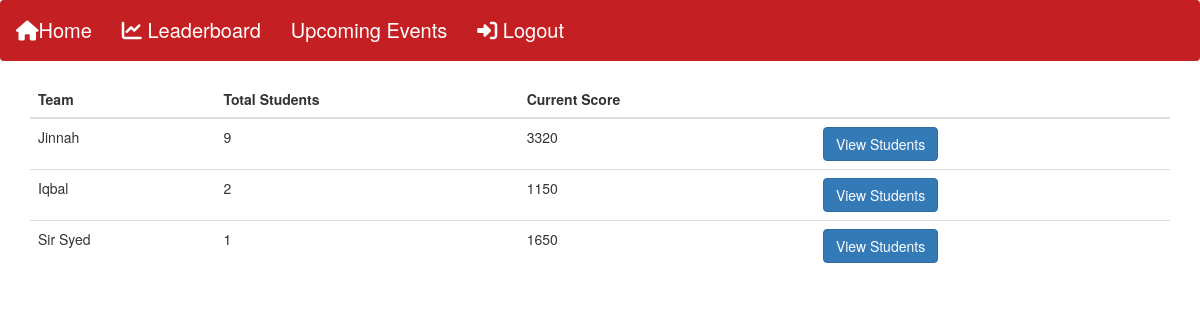
/index.php (signed in), run on the app's committed database.
### tables this page shows
CREATE TABLE `teams` (
  `id` int(10) UNSIGNED NOT NULL,
  `name` varchar(191) NOT NULL,
  `background` varchar(191) DEFAULT '1A7D0E',
  `background_hover` varchar(191) DEFAULT '224FD6',
  `status` tinyint(1) DEFAULT 1
);

### functions.php (called while the page is built, shortened)
<?php
class web {
	public function getTeams()
    {
		global $db;
		$result = $db->query("SELECT * FROM teams");
		if ($result->num_rows > 0) {
			$data = [];
			while($row = $result->fetch_assoc()) {
				$data[] = $row;
			}
			return $data;
		} else {
		  return "0 results";
		}
    }
	public function totalScoreByStudentsOfTeam($id)
    {
		global $db;
		$result = $db->query("SELECT * FROM student_scores WHERE team_id = ".$id."");
		if ($result->num_rows > 0) {
			$qty= 0;
			while($row = $result->fetch_assoc()) {
				$qty += $row['score'];
			}
			return $qty;
		} else {
		  return 0;
		}
    }
	public function totalStudentsOfTeam($id)
    {
		global $db;
		$result = $db->query("SELECT * FROM students WHERE team_id = ".$id."");
		if ($result->num_rows > 0) {
			$data = [];
			while($row = $result->fetch_assoc()) {
				$data[] = $row;
			}
			return sizeof($data);
		} else {
		  return 0;
		}
    }
}
?>

### index.php (the view, shortened to what this page needs)
<?php
	include("config.php");
	include("functions.php");
	$obj_web = new web;
?>
<!doctype html>
<html>
<head>
	<link rel="stylesheet" href="https://maxcdn.bootstrapcdn.com/bootstrap/3.3.7/css/bootstrap.css">
</head>
<body>
	<div class="navbar">
		<a href="index.php"><i class="fas fa-home"></i>Home</a>
		<a href="leaderboard.php"><i class="fas fa-chart-line"></i> Leaderboard </a>
		<a href="calendar.html">Upcoming Events</a>
		<a href="logout.php"><i class="fas fa-sign-in-alt"></i> Logout</a>
	</div>
	<div class="container">
		<table class="table">
			<thead>
				<tr>
					<th>Team</th>
					<th>Total Students</th>
					<th>Current Score</th>
					<th>&nbsp;</th>
				</tr>
				<?php
				foreach ($obj_web->getTeams() as $key => $team) {
					?>
					<tr>
						<td><?=$team['name']?></td>
						<td>
							<?=$obj_web->totalStudentsOfTeam($team['id'])?>
						</td>
						<td>
							<?=$obj_web->totalScoreByStudentsOfTeam($team['id'])+1000?>
						</td>
						<td>
							<a class="btn btn-primary" href="students.php?team=<?=$team['id']?>">View Students</a>
						</td>
					</tr>
					<?php
				}
				?>
			</thead>
		</table>
	</div>
</body>
</html>

### index.php (style rules this page uses)
.navbar { width:100%; background-color:#C42023; overflow:auto; }
.navbar a { float:left; text-align:center; padding:15px; color:white; text-decoration:none; font-size:20px; }

### data on the page
teams: name "Jinnah", totalStudentsOfTeam "9", totalScoreByStudentsOfTeam "3320"
teams: name "Iqbal", totalStudentsOfTeam "2", totalScoreByStudentsOfTeam "1150"
teams: name "Sir Syed", totalStudentsOfTeam "1", totalScoreByStudentsOfTeam "1650"
